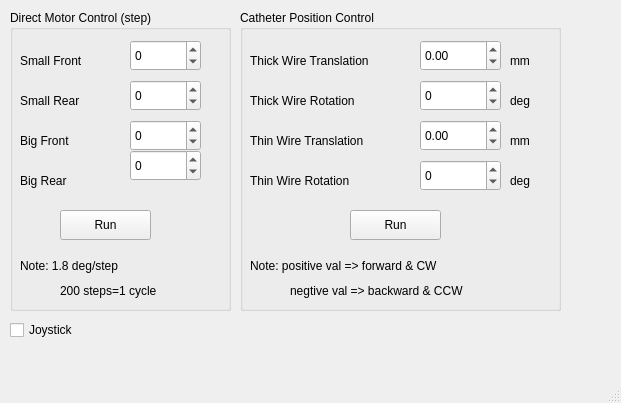
<?xml version="1.0" encoding="UTF-8"?>
<ui version="4.0">
 <class>MainWindow</class>
 <widget class="QMainWindow" name="MainWindow">
  <property name="geometry">
   <rect>
    <x>0</x>
    <y>0</y>
    <width>621</width>
    <height>403</height>
   </rect>
  </property>
  <property name="windowTitle">
   <string>MainWindow</string>
  </property>
  <widget class="QWidget" name="centralwidget">
   <widget class="QGroupBox" name="groupBox">
    <property name="geometry">
     <rect>
      <x>10</x>
      <y>10</y>
      <width>221</width>
      <height>301</height>
     </rect>
    </property>
    <property name="title">
     <string>Direct Motor Control (step)</string>
    </property>
    <widget class="QSpinBox" name="spb_stepperSF">
     <property name="geometry">
      <rect>
       <x>120</x>
       <y>30</y>
       <width>71</width>
       <height>31</height>
      </rect>
     </property>
     <property name="minimum">
      <number>-2000</number>
     </property>
     <property name="maximum">
      <number>2000</number>
     </property>
    </widget>
    <widget class="QLabel" name="label">
     <property name="geometry">
      <rect>
       <x>10</x>
       <y>40</y>
       <width>91</width>
       <height>22</height>
      </rect>
     </property>
     <property name="text">
      <string>Small Front</string>
     </property>
    </widget>
    <widget class="QLabel" name="label_2">
     <property name="geometry">
      <rect>
       <x>10</x>
       <y>80</y>
       <width>91</width>
       <height>22</height>
      </rect>
     </property>
     <property name="text">
      <string>Small Rear</string>
     </property>
    </widget>
    <widget class="QLabel" name="label_3">
     <property name="geometry">
      <rect>
       <x>10</x>
       <y>120</y>
       <width>91</width>
       <height>22</height>
      </rect>
     </property>
     <property name="text">
      <string>Big Front</string>
     </property>
    </widget>
    <widget class="QLabel" name="label_4">
     <property name="geometry">
      <rect>
       <x>10</x>
       <y>160</y>
       <width>91</width>
       <height>22</height>
      </rect>
     </property>
     <property name="text">
      <string>Big Rear</string>
     </property>
    </widget>
    <widget class="QSpinBox" name="spb_stepperSR">
     <property name="geometry">
      <rect>
       <x>120</x>
       <y>70</y>
       <width>71</width>
       <height>31</height>
      </rect>
     </property>
     <property name="minimum">
      <number>-2000</number>
     </property>
     <property name="maximum">
      <number>2000</number>
     </property>
    </widget>
    <widget class="QSpinBox" name="spb_stepperBF">
     <property name="geometry">
      <rect>
       <x>120</x>
       <y>110</y>
       <width>71</width>
       <height>31</height>
      </rect>
     </property>
     <property name="minimum">
      <number>-2000</number>
     </property>
     <property name="maximum">
      <number>2000</number>
     </property>
    </widget>
    <widget class="QSpinBox" name="spb_stepperBR">
     <property name="geometry">
      <rect>
       <x>120</x>
       <y>140</y>
       <width>71</width>
       <height>31</height>
      </rect>
     </property>
     <property name="minimum">
      <number>-2000</number>
     </property>
     <property name="maximum">
      <number>2000</number>
     </property>
    </widget>
    <widget class="QPushButton" name="btn_runDirectMotor">
     <property name="geometry">
      <rect>
       <x>50</x>
       <y>200</y>
       <width>91</width>
       <height>30</height>
      </rect>
     </property>
     <property name="text">
      <string>Run</string>
     </property>
    </widget>
    <widget class="QLabel" name="label_5">
     <property name="geometry">
      <rect>
       <x>10</x>
       <y>240</y>
       <width>161</width>
       <height>31</height>
      </rect>
     </property>
     <property name="text">
      <string>Note: 1.8 deg/step</string>
     </property>
    </widget>
    <widget class="QLabel" name="label_6">
     <property name="geometry">
      <rect>
       <x>50</x>
       <y>270</y>
       <width>151</width>
       <height>22</height>
      </rect>
     </property>
     <property name="text">
      <string>200 steps=1 cycle</string>
     </property>
    </widget>
   </widget>
   <widget class="QGroupBox" name="groupBox_2">
    <property name="geometry">
     <rect>
      <x>240</x>
      <y>10</y>
      <width>321</width>
      <height>301</height>
     </rect>
    </property>
    <property name="title">
     <string>Catheter Position Control</string>
    </property>
    <widget class="QLabel" name="label_7">
     <property name="geometry">
      <rect>
       <x>10</x>
       <y>40</y>
       <width>161</width>
       <height>22</height>
      </rect>
     </property>
     <property name="text">
      <string>Thick Wire Translation</string>
     </property>
    </widget>
    <widget class="QLabel" name="label_8">
     <property name="geometry">
      <rect>
       <x>10</x>
       <y>80</y>
       <width>151</width>
       <height>22</height>
      </rect>
     </property>
     <property name="text">
      <string>Thick Wire Rotation</string>
     </property>
    </widget>
    <widget class="QLabel" name="label_9">
     <property name="geometry">
      <rect>
       <x>10</x>
       <y>120</y>
       <width>161</width>
       <height>22</height>
      </rect>
     </property>
     <property name="text">
      <string>Thin Wire Translation</string>
     </property>
    </widget>
    <widget class="QLabel" name="label_10">
     <property name="geometry">
      <rect>
       <x>10</x>
       <y>160</y>
       <width>161</width>
       <height>22</height>
      </rect>
     </property>
     <property name="text">
      <string>Thin Wire Rotation</string>
     </property>
    </widget>
    <widget class="QDoubleSpinBox" name="spb_thickTransSF">
     <property name="geometry">
      <rect>
       <x>180</x>
       <y>30</y>
       <width>81</width>
       <height>31</height>
      </rect>
     </property>
     <property name="decimals">
      <number>2</number>
     </property>
     <property name="minimum">
      <double>-10.000000000000000</double>
     </property>
     <property name="maximum">
      <double>10.000000000000000</double>
     </property>
     <property name="singleStep">
      <double>0.050000000000000</double>
     </property>
    </widget>
    <widget class="QDoubleSpinBox" name="spb_thickRotBF">
     <property name="geometry">
      <rect>
       <x>180</x>
       <y>70</y>
       <width>81</width>
       <height>31</height>
      </rect>
     </property>
     <property name="decimals">
      <number>0</number>
     </property>
     <property name="minimum">
      <double>-360.000000000000000</double>
     </property>
     <property name="maximum">
      <double>360.000000000000000</double>
     </property>
     <property name="singleStep">
      <double>1.000000000000000</double>
     </property>
    </widget>
    <widget class="QDoubleSpinBox" name="spb_thinTransSR">
     <property name="geometry">
      <rect>
       <x>180</x>
       <y>110</y>
       <width>81</width>
       <height>31</height>
      </rect>
     </property>
     <property name="decimals">
      <number>2</number>
     </property>
     <property name="minimum">
      <double>-10.000000000000000</double>
     </property>
     <property name="maximum">
      <double>10.000000000000000</double>
     </property>
     <property name="singleStep">
      <double>0.050000000000000</double>
     </property>
    </widget>
    <widget class="QDoubleSpinBox" name="spb_thinRotBR">
     <property name="geometry">
      <rect>
       <x>180</x>
       <y>150</y>
       <width>81</width>
       <height>31</height>
      </rect>
     </property>
     <property name="decimals">
      <number>0</number>
     </property>
     <property name="minimum">
      <double>-360.000000000000000</double>
     </property>
     <property name="maximum">
      <double>360.000000000000000</double>
     </property>
    </widget>
    <widget class="QLabel" name="label_11">
     <property name="geometry">
      <rect>
       <x>270</x>
       <y>40</y>
       <width>68</width>
       <height>22</height>
      </rect>
     </property>
     <property name="text">
      <string>mm</string>
     </property>
    </widget>
    <widget class="QLabel" name="label_12">
     <property name="geometry">
      <rect>
       <x>270</x>
       <y>120</y>
       <width>68</width>
       <height>22</height>
      </rect>
     </property>
     <property name="text">
      <string>mm</string>
     </property>
    </widget>
    <widget class="QLabel" name="label_13">
     <property name="geometry">
      <rect>
       <x>270</x>
       <y>80</y>
       <width>68</width>
       <height>22</height>
      </rect>
     </property>
     <property name="text">
      <string>deg</string>
     </property>
    </widget>
    <widget class="QLabel" name="label_14">
     <property name="geometry">
      <rect>
       <x>270</x>
       <y>160</y>
       <width>68</width>
       <height>22</height>
      </rect>
     </property>
     <property name="text">
      <string>deg</string>
     </property>
    </widget>
    <widget class="QLabel" name="label_15">
     <property name="geometry">
      <rect>
       <x>10</x>
       <y>240</y>
       <width>301</width>
       <height>31</height>
      </rect>
     </property>
     <property name="text">
      <string>Note: positive val =&gt; forward &amp; CW</string>
     </property>
    </widget>
    <widget class="QPushButton" name="btn_runCatheterPos">
     <property name="geometry">
      <rect>
       <x>110</x>
       <y>200</y>
       <width>91</width>
       <height>30</height>
      </rect>
     </property>
     <property name="text">
      <string>Run</string>
     </property>
    </widget>
    <widget class="QLabel" name="label_16">
     <property name="geometry">
      <rect>
       <x>50</x>
       <y>270</y>
       <width>281</width>
       <height>22</height>
      </rect>
     </property>
     <property name="text">
      <string>negtive val =&gt; backward &amp; CCW</string>
     </property>
    </widget>
   </widget>
   <widget class="QCheckBox" name="chb_joystick">
    <property name="geometry">
     <rect>
      <x>10</x>
      <y>320</y>
      <width>85</width>
      <height>20</height>
     </rect>
    </property>
    <property name="text">
     <string>Joystick</string>
    </property>
   </widget>
  </widget>
  <widget class="QStatusBar" name="statusbar"/>
 </widget>
 <resources/>
 <connections/>
</ui>
